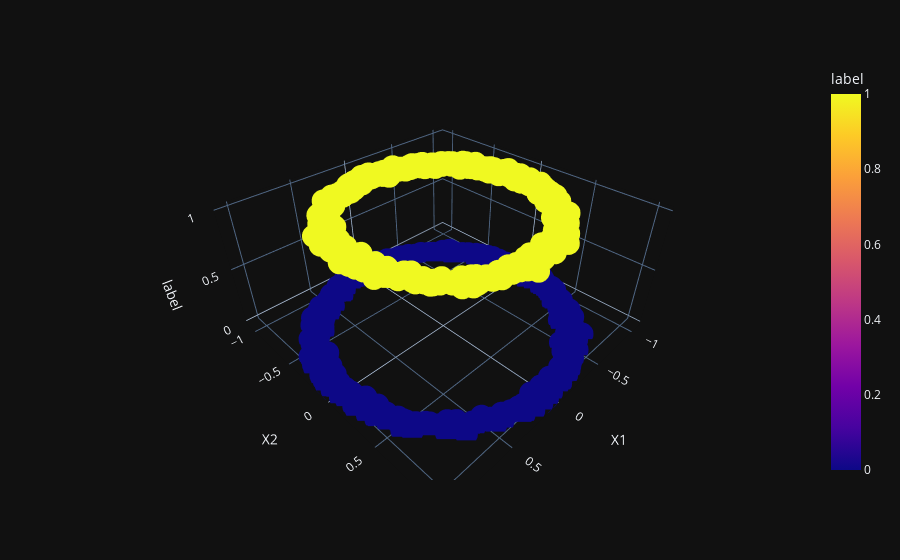

Notebook cell for this chart:
### Code cell
import plotly.express as px


def plot_3d(df, feature1, feature2, label):
    """
    Biểu diễn dữ liệu 3D với 2 đặc trưng và 1 nhãn.

    Args:
    df (pd.DataFrame): DataFrame chứa dữ liệu.
    feature1 (str): Tên cột của đặc trưng thứ nhất.
    feature2 (str): Tên cột của đặc trưng thứ hai.
    label (str): Tên cột của nhãn.

    Returns:
    None
    """
    fig = px.scatter_3d(df, x=feature1, y=feature2, z=label, color=label)
    fig.show()


plot_3d(circles, "X1", "X2", "label")

### Figure 1 — Plotly figure (JSON) as saved in the notebook; plotly's stock layout.template omitted (floating-point values rounded to 4 significant figures; data arrays with more than 128 entries replaced by an {"elided": "..."} marker saying what was removed)
{"data": [{"hovertemplate": "X1=%{x}<br>X2=%{y}<br>label=%{marker.color}<extra></extra>", "legendgroup": "", "marker": {"color": {"elided": "1000 int values"}, "coloraxis": "coloraxis", "symbol": "circle"}, "mode": "markers", "name": "", "scene": "scene", "showlegend": false, "x": {"elided": "1000 float values"}, "y": {"elided": "1000 float values"}, "z": {"elided": "1000 int values"}, "type": "scatter3d"}], "layout": {"scene": {"domain": {"x": [0.0, 1.0], "y": [0.0, 1.0]}, "xaxis": {"title": {"text": "X1"}}, "yaxis": {"title": {"text": "X2"}}, "zaxis": {"title": {"text": "label"}}}, "coloraxis": {"colorbar": {"title": {"text": "label"}}, "colorscale": [[0.0, "#0d0887"], [0.1111, "#46039f"], [0.2222, "#7201a8"], [0.3333, "#9c179e"], [0.4444, "#bd3786"], [0.5556, "#d8576b"], [0.6667, "#ed7953"], [0.7778, "#fb9f3a"], [0.8889, "#fdca26"], [1.0, "#f0f921"]]}, "legend": {"tracegroupgap": 0}, "margin": {"t": 60}}}
